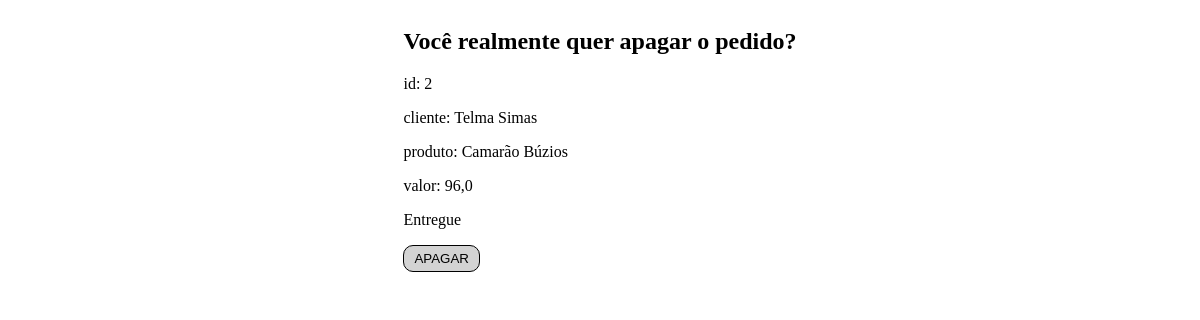
/apagar/2/, run on the app's committed database.
### pedidos/models.py (models this page shows, shortened)
class Pedido(models.Model):
    cliente = models.CharField(max_length=255)
    produto = models.CharField(max_length=255)
    valor = models.FloatField()
    entregue = models.BooleanField()
    timestamp = models.DateTimeField(auto_now_add=True)

### pedidos/views.py (the view, shortened to what this page needs)
# urls.py: path('apagar/<int:id>/', apagar_pedido, name='apagar_pedido'),
def apagar_pedido(request, id):
    try:
        pedido = Pedido.objects.get(id=id)
    except Pedido.DoesNotExist:
        raise Http404(f"O pedido com id: {id} não existe")
    return render(request, 'confirmar-delete.html', {'pedido': pedido})

### pedidos/templates/confirmar-delete.html (shortened to what this page needs)
<!DOCTYPE html>
<html lang="pt-br">
<head>
</head>
<body>
    <section class="content">
        <form method="post">
            <h2>Você realmente quer apagar o pedido?</h2>
            <p>id: {{ pedido.id }}</p>
            <p>cliente: {{ pedido.cliente }}</p>
            <p>produto: {{ pedido.produto }}</p>
            <p>valor: {{ pedido.valor }}</p>
            {% if pedido.entregue  %}
                <p>Entregue</p>
            {% else %}
                <p>não entregado</p>
            {% endif %}
            <button type="submit">APAGAR</button>
        </form>
    </section>
</body>
</html>

### pedidos/templates/confirmar-delete.html (style rules this page uses)
body { display: flex; flex-direction: column; align-items: center; justify-content: center; }
.content { display: flex; flex-direction: column; align-items: center; justify-content: center; width: 60%; }
button[type="submit"] { cursor: pointer; text-decoration: none; color:black; padding: 5px 10px; border: 1px solid black; border-radius: 10px; background-color: rgb(211, 211, 211); }

### data on the page
Pedido: id "2", cliente "Telma Simas", produto "Camarão Búzios", valor "96,0"
